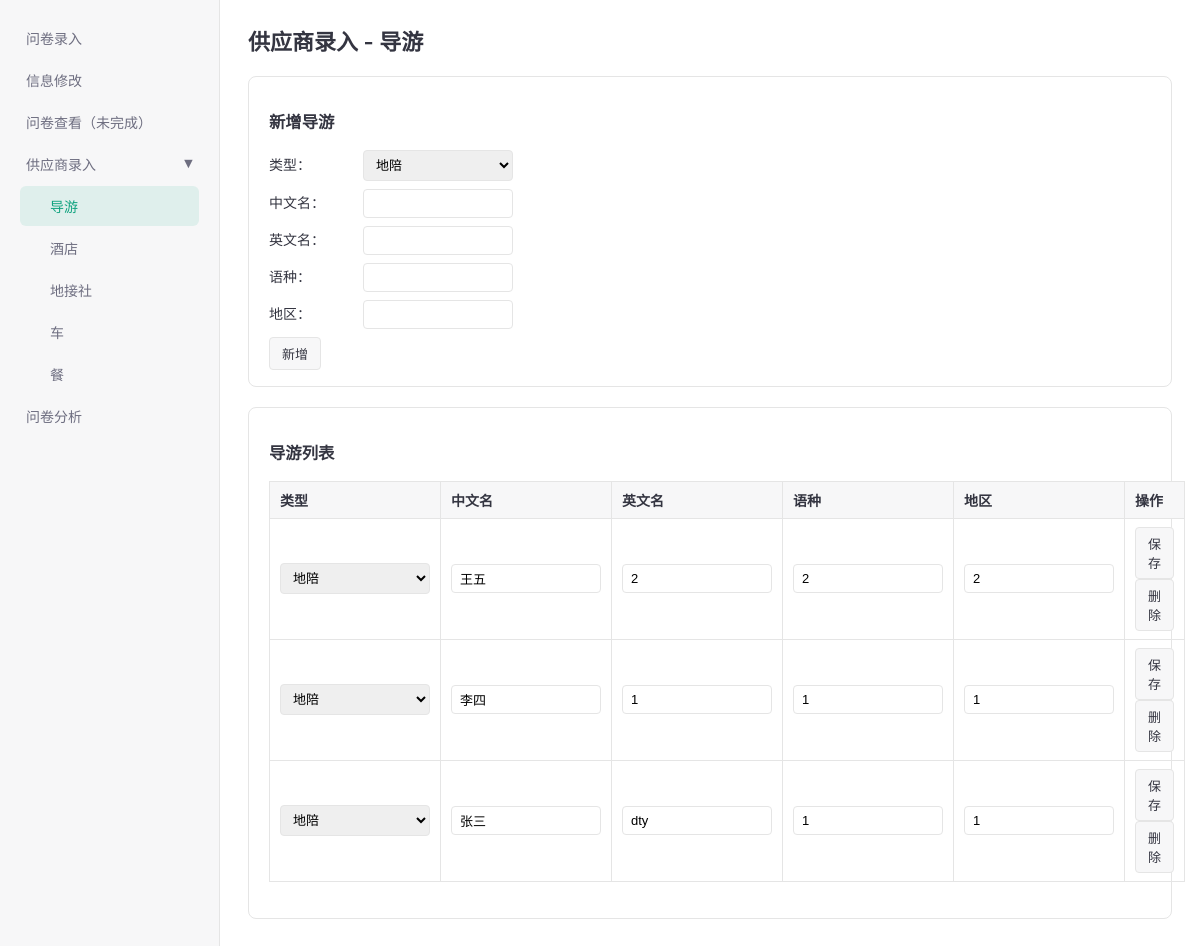
The app's page /supplier/import/guide/, older data.
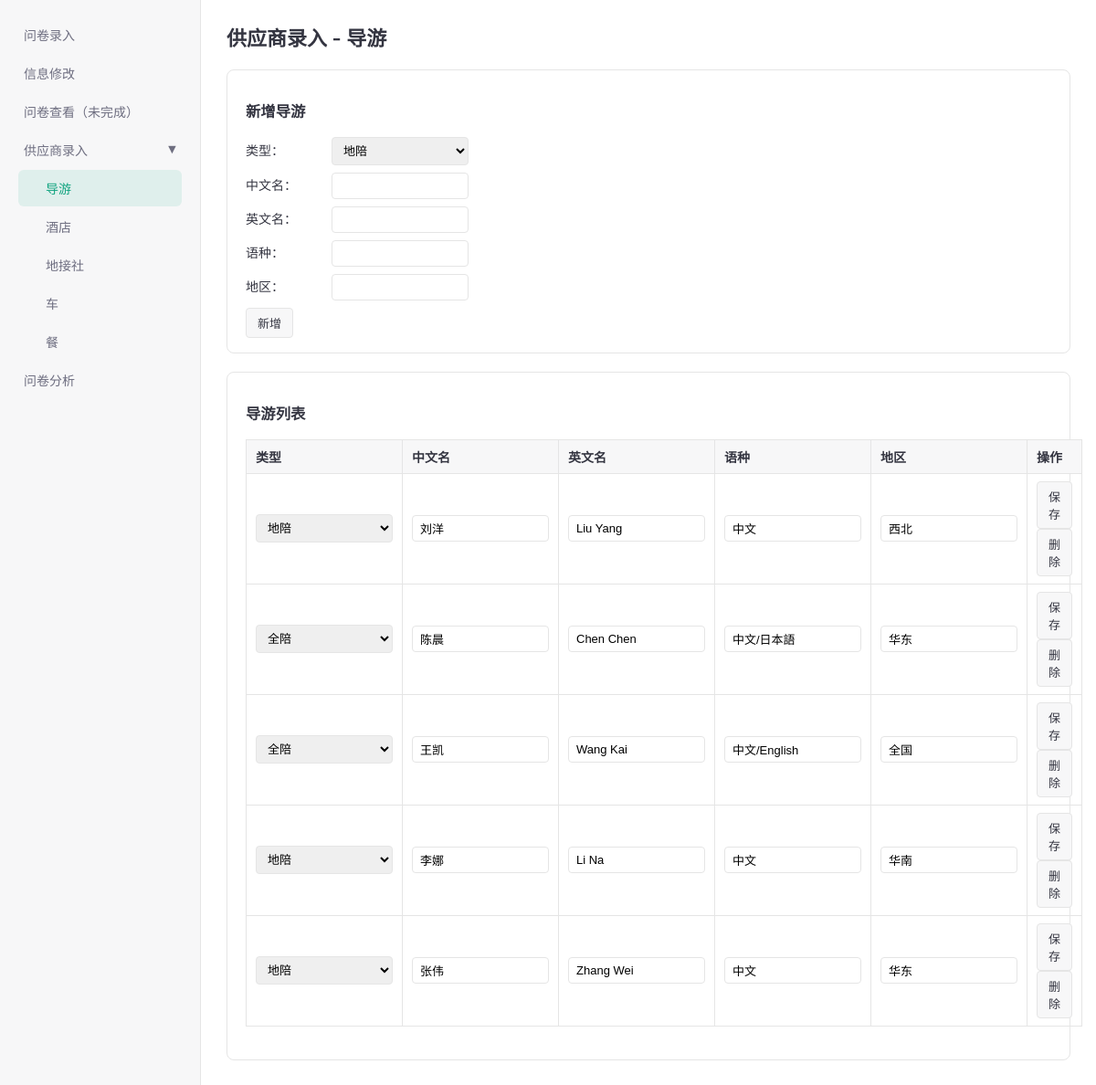
The same page, newer data.
### main_app/models.py (models this page shows, shortened)
class SupplierGuide(models.Model):
    GUIDE_TYPE_LOCAL = 'local'
    GUIDE_TYPE_FULL = 'full'
    GUIDE_TYPE_CHOICES = (
        (GUIDE_TYPE_LOCAL, '地陪'),
        (GUIDE_TYPE_FULL, '全陪'),
    )
    guide_type = models.CharField('类型', max_length=16, choices=GUIDE_TYPE_CHOICES, default=GUIDE_TYPE_LOCAL)
    name_cn = models.CharField('中文名', max_length=128, db_index=True)
    name_en = models.CharField('英文名', max_length=128, blank=True)
    language = models.CharField('语种', max_length=128, blank=True)
    region = models.CharField('地区', max_length=64, blank=True)
    name_initials = models.CharField('名字拼音首字母', max_length=128, blank=True, db_index=True)
    class Meta:
        db_table = 'supplier_guide'
        verbose_name = '导游供应商'
        verbose_name_plural = '导游供应商'

### main_app/views.py (the view, shortened to what this page needs)
# urls.py: path('supplier/import/guide/', supplier_guide, name='supplier_guide'),
def supplier_guide(request):
    guides = SupplierGuide.objects.all().order_by('-id')
    context = {
        'guides': guides,
        'guide_type_local': SupplierGuide.GUIDE_TYPE_LOCAL,
        'guide_type_full': SupplierGuide.GUIDE_TYPE_FULL,
    }
    return render(request, 'supplier_guide.html', context)

### main_app/templates/supplier_guide.html (shortened to what this page needs)
{% extends "base.html" %}
{% block content %}
<h1>供应商录入 - 导游</h1>
<div class="section">
    <h3>新增导游</h3>
    <form method="post">
        <div class="create-form-row">
            <label>类型：</label>
            <select name="guide_type">
                <option value="{{ guide_type_local }}" {% if create_form_data.guide_type|default:guide_type_local == guide_type_local %}selected{% endif %}>地陪</option>
            </select>
        </div>
        <div class="create-form-row">
            <label>中文名：</label>
            <input type="text" name="name_cn" value="{{ create_form_data.name_cn|default:'' }}" required>
        </div>
        <div class="create-form-row">
            <label>英文名：</label>
            <input type="text" name="name_en" value="{{ create_form_data.name_en|default:'' }}">
        </div>
        <div class="create-form-row">
            <label>语种：</label>
            <input type="text" name="language" value="{{ create_form_data.language|default:'' }}">
        </div>
        <div class="create-form-row">
            <label>地区：</label>
            <input type="text" name="region" class="region-input" list="china-provinces" value="{{ create_form_data.region|default:'' }}">
        </div>
        <button type="submit" class="submit-btn">新增</button>
    </form>
</div>
<div class="section">
    <h3>导游列表</h3>
    <table>
        <thead>
        <tr>
            <th>类型</th>
            <th>中文名</th>
            <th>英文名</th>
            <th>语种</th>
            <th>地区</th>
            <th>操作</th>
        </tr>
        </thead>
        <tbody>
        {% for g in guides %}
            <tr>
                <td>
                    <form method="post" class="inline">
                        <select name="guide_type">
                            <option value="{{ guide_type_local }}" {% if g.guide_type == guide_type_local %}selected{% endif %}>地陪</option>
                            <option value="{{ guide_type_full }}" {% if g.guide_type == guide_type_full %}selected{% endif %}>全陪</option>
                        </select>
                </td>
                <td><input type="text" name="name_cn" value="{{ g.name_cn }}" required></td>
                <td><input type="text" name="name_en" value="{{ g.name_en }}"></td>
                <td><input type="text" name="language" value="{{ g.language }}"></td>
                <td><input type="text" name="region" class="region-input" list="china-provinces" value="{{ g.region }}"></td>
                <td>
                        <button type="submit" class="submit-btn">保存</button>
                    <form method="post" class="inline">
                        <button type="submit" class="submit-btn">删除</button>
                    </form>
                </td>
            </tr>
        {% empty %}
            <tr><td colspan="6">暂无导游数据。</td></tr>
        {% endfor %}
        </tbody>
    </table>
</div>
{% endblock %}

### main_app/templates/base.html (shortened to what this page needs)
<!DOCTYPE html>
<html lang="zh-cn">
<head>
</head>
<body>
    <aside class="sidebar">
        <nav class="sidebar-nav">
            <a href="{% url 'questionnaire_add' %}" class="{% if request.resolver_match.url_name == 'questionnaire_add' %}active{% endif %}">问卷录入</a>
            <a href="{% url 'info_modify' %}" class="{% if request.resolver_match.url_name == 'info_modify' %}active{% endif %}">信息修改</a>
            <a href="{% url 'questionnaire_view' %}" class="{% if request.resolver_match.url_name == 'questionnaire_view' %}active{% endif %}">问卷查看（未完成）</a>
            <details class="nav-group" data-nav-key="supplier-import" open>
                <summary>供应商录入</summary>
                <a href="{% url 'supplier_guide' %}" class="sub-item {% if request.resolver_match.url_name == 'supplier_guide' %}active{% endif %}">导游</a>
                <a href="{% url 'supplier_hotel' %}" class="sub-item {% if request.resolver_match.url_name == 'supplier_hotel' %}active{% endif %}">酒店</a>
                <a href="{% url 'supplier_agency' %}" class="sub-item {% if request.resolver_match.url_name == 'supplier_agency' %}active{% endif %}">地接社</a>
                <a href="{% url 'supplier_vehicle' %}" class="sub-item {% if request.resolver_match.url_name == 'supplier_vehicle' %}active{% endif %}">车</a>
                <a href="{% url 'supplier_meal' %}" class="sub-item {% if request.resolver_match.url_name == 'supplier_meal' %}active{% endif %}">餐</a>
            </details>
            <a href="{% url 'questionnaire_analysis' %}" class="{% if request.resolver_match.url_name == 'questionnaire_analysis' %}active{% endif %}">问卷分析</a>
        </nav>
    </aside>
    <main class="main">
        {% block content %}{% endblock %}
    </main>
</body>
</html>

Row changes from the older to the newer data that the page shows:
removed SupplierGuide: guide_type "地陪", name_cn "王五", name_en "2", language "2", region "2"
removed SupplierGuide: guide_type "地陪", name_cn "李四", name_en "1", language "1", region "1"
removed SupplierGuide: guide_type "地陪", name_cn "张三", name_en "dty", language "1", region "1"
added SupplierGuide: guide_type "地陪", name_cn "刘洋", name_en "Liu Yang", language "中文", region "西北"
added SupplierGuide: guide_type "全陪", name_cn "陈晨", name_en "Chen Chen", language "中文/日本語", region "华东"
added SupplierGuide: guide_type "全陪", name_cn "王凯", name_en "Wang Kai", language "中文/English", region "全国"
added SupplierGuide: guide_type "地陪", name_cn "李娜", name_en "Li Na", language "中文", region "华南"
added SupplierGuide: guide_type "地陪", name_cn "张伟", name_en "Zhang Wei", language "中文", region "华东"
